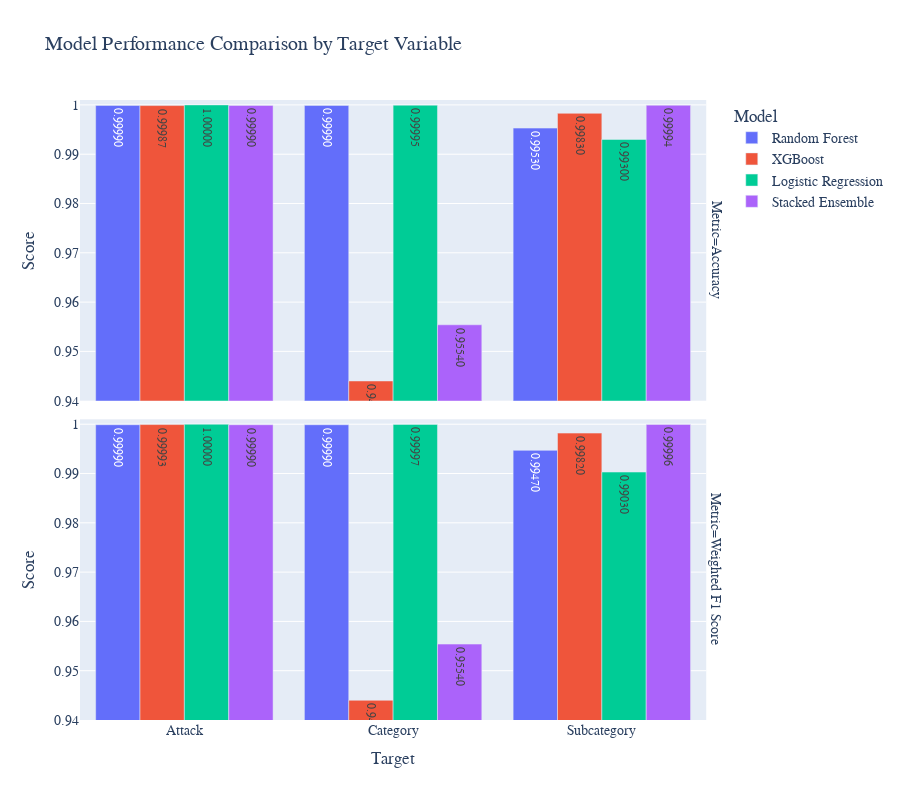

Source (notebook cell):
### Code cell
import plotly.express as px
import pandas as pd

# Accuracy data
df_acc = pd.DataFrame({
    "Model": ["Random Forest", "XGBoost", "Logistic Regression", "Stacked Ensemble"] * 3,
    "Target": ["Attack", "Category", "Subcategory"] * 4,
    "Score": [
        0.9999, 0.9440, 0.9930,       # Random Forest
        0.9999, 0.9999, 0.9983,       # XGBoost
        1.0000, 0.9554, 0.9953,       # Logistic Regression
        0.99987, 0.99995, 0.99994     # Stacked Ensemble
    ]
})
df_acc["Metric"] = "Accuracy"

# Weighted F1 Score data
df_f1 = pd.DataFrame({
    "Model": ["Random Forest", "XGBoost", "Logistic Regression", "Stacked Ensemble"] * 3,
    "Target": ["Attack", "Category", "Subcategory"] * 4,
    "Score": [
        0.9999, 0.9440, 0.9903,       # Random Forest
        0.9999, 0.9999, 0.9982,       # XGBoost
        1.0000, 0.9554, 0.9947,       # Logistic Regression
        0.99993, 0.99997, 0.99996     # Stacked Ensemble
    ]
})
df_f1["Metric"] = "Weighted F1 Score"

# Combine both
df_all = pd.concat([df_acc, df_f1])

# Plot using Plotly
fig = px.bar(
    df_all,
    x="Target",
    y="Score",
    color="Model",
    barmode="group",
    facet_row="Metric",
    text_auto=".5f",
    title="Model Performance Comparison by Target Variable"
)

fig.update_layout(
    yaxis=dict(range=[0.94, 1.001]),
    font=dict(family="Serif", size=14),
    title_font=dict(size=20),
    legend_title_text="Model",
    bargap=0.15,
    height=800
)

fig.update_traces(textfont_size=12)
fig.show()

### Figure 1 — Plotly figure (JSON) as saved in the notebook; plotly's stock layout.template omitted (floating-point values rounded to 4 significant figures)
{"data": [{"alignmentgroup": "True", "hovertemplate": "Model=Random Forest<br>Metric=Accuracy<br>Target=%{x}<br>Score=%{y}<extra></extra>", "legendgroup": "Random Forest", "marker": {"color": "#636efa", "pattern": {"shape": ""}}, "name": "Random Forest", "offsetgroup": "Random Forest", "orientation": "v", "showlegend": true, "textfont": {"size": 12}, "textposition": "auto", "texttemplate": "%{y:.5f}", "type": "bar", "x": ["Attack", "Category", "Subcategory"], "xaxis": "x2", "y": [0.9999, 0.9999, 0.9953], "yaxis": "y2"}, {"alignmentgroup": "True", "hovertemplate": "Model=Random Forest<br>Metric=Weighted F1 Score<br>Target=%{x}<br>Score=%{y}<extra></extra>", "legendgroup": "Random Forest", "marker": {"color": "#636efa", "pattern": {"shape": ""}}, "name": "Random Forest", "offsetgroup": "Random Forest", "orientation": "v", "showlegend": false, "textfont": {"size": 12}, "textposition": "auto", "texttemplate": "%{y:.5f}", "type": "bar", "x": ["Attack", "Category", "Subcategory"], "xaxis": "x", "y": [0.9999, 0.9999, 0.9947], "yaxis": "y"}, {"alignmentgroup": "True", "hovertemplate": "Model=XGBoost<br>Metric=Accuracy<br>Target=%{x}<br>Score=%{y}<extra></extra>", "legendgroup": "XGBoost", "marker": {"color": "#EF553B", "pattern": {"shape": ""}}, "name": "XGBoost", "offsetgroup": "XGBoost", "orientation": "v", "showlegend": true, "textfont": {"size": 12}, "textposition": "auto", "texttemplate": "%{y:.5f}", "type": "bar", "x": ["Category", "Subcategory", "Attack"], "xaxis": "x2", "y": [0.944, 0.9983, 0.9999], "yaxis": "y2"}, {"alignmentgroup": "True", "hovertemplate": "Model=XGBoost<br>Metric=Weighted F1 Score<br>Target=%{x}<br>Score=%{y}<extra></extra>", "legendgroup": "XGBoost", "marker": {"color": "#EF553B", "pattern": {"shape": ""}}, "name": "XGBoost", "offsetgroup": "XGBoost", "orientation": "v", "showlegend": false, "textfont": {"size": 12}, "textposition": "auto", "texttemplate": "%{y:.5f}", "type": "bar", "x": ["Category", "Subcategory", "Attack"], "xaxis": "x", "y": [0.944, 0.9982, 0.9999], "yaxis": "y"}, {"alignmentgroup": "True", "hovertemplate": "Model=Logistic Regression<br>Metric=Accuracy<br>Target=%{x}<br>Score=%{y}<extra></extra>", "legendgroup": "Logistic Regression", "marker": {"color": "#00cc96", "pattern": {"shape": ""}}, "name": "Logistic Regression", "offsetgroup": "Logistic Regression", "orientation": "v", "showlegend": true, "textfont": {"size": 12}, "textposition": "auto", "texttemplate": "%{y:.5f}", "type": "bar", "x": ["Subcategory", "Attack", "Category"], "xaxis": "x2", "y": [0.993, 1, 1.0], "yaxis": "y2"}, {"alignmentgroup": "True", "hovertemplate": "Model=Logistic Regression<br>Metric=Weighted F1 Score<br>Target=%{x}<br>Score=%{y}<extra></extra>", "legendgroup": "Logistic Regression", "marker": {"color": "#00cc96", "pattern": {"shape": ""}}, "name": "Logistic Regression", "offsetgroup": "Logistic Regression", "orientation": "v", "showlegend": false, "textfont": {"size": 12}, "textposition": "auto", "texttemplate": "%{y:.5f}", "type": "bar", "x": ["Subcategory", "Attack", "Category"], "xaxis": "x", "y": [0.9903, 1, 1.0], "yaxis": "y"}, {"alignmentgroup": "True", "hovertemplate": "Model=Stacked Ensemble<br>Metric=Accuracy<br>Target=%{x}<br>Score=%{y}<extra></extra>", "legendgroup": "Stacked Ensemble", "marker": {"color": "#ab63fa", "pattern": {"shape": ""}}, "name": "Stacked Ensemble", "offsetgroup": "Stacked Ensemble", "orientation": "v", "showlegend": true, "textfont": {"size": 12}, "textposition": "auto", "texttemplate": "%{y:.5f}", "type": "bar", "x": ["Attack", "Category", "Subcategory"], "xaxis": "x2", "y": [0.9999, 0.9554, 0.9999], "yaxis": "y2"}, {"alignmentgroup": "True", "hovertemplate": "Model=Stacked Ensemble<br>Metric=Weighted F1 Score<br>Target=%{x}<br>Score=%{y}<extra></extra>", "legendgroup": "Stacked Ensemble", "marker": {"color": "#ab63fa", "pattern": {"shape": ""}}, "name": "Stacked Ensemble", "offsetgroup": "Stacked Ensemble", "orientation": "v", "showlegend": false, "textfont": {"size": 12}, "textposition": "auto", "texttemplate": "%{y:.5f}", "type": "bar", "x": ["Attack", "Category", "Subcategory"], "xaxis": "x", "y": [0.9999, 0.9554, 1.0], "yaxis": "y"}], "layout": {"annotations": [{"font": {}, "showarrow": false, "text": "Metric=Weighted F1 Score", "textangle": 90, "x": 0.98, "xanchor": "left", "xref": "paper", "y": 0.2425, "yanchor": "middle", "yref": "paper"}, {"font": {}, "showarrow": false, "text": "Metric=Accuracy", "textangle": 90, "x": 0.98, "xanchor": "left", "xref": "paper", "y": 0.7575, "yanchor": "middle", "yref": "paper"}], "bargap": 0.15, "barmode": "group", "font": {"family": "Serif", "size": 14}, "height": 800, "legend": {"title": {"text": "Model"}, "tracegroupgap": 0}, "title": {"font": {"size": 20}, "text": "Model Performance Comparison by Target Variable"}, "xaxis": {"anchor": "y", "domain": [0, 0.98], "title": {"text": "Target"}}, "xaxis2": {"anchor": "y2", "domain": [0, 0.98], "matches": "x", "showticklabels": false}, "yaxis": {"anchor": "x", "domain": [0, 0.485], "range": [0.94, 1.001], "title": {"text": "Score"}}, "yaxis2": {"anchor": "x2", "domain": [0.515, 1], "matches": "y", "title": {"text": "Score"}}}}
